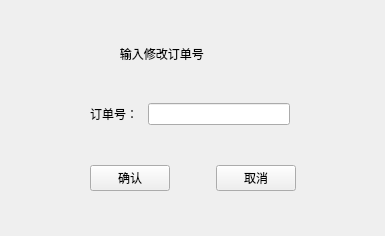
<?xml version="1.0" encoding="UTF-8"?>
<ui version="4.0">
 <class>storage_modify</class>
 <widget class="QWidget" name="storage_modify">
  <property name="geometry">
   <rect>
    <x>0</x>
    <y>0</y>
    <width>385</width>
    <height>236</height>
   </rect>
  </property>
  <property name="maximumSize">
   <size>
    <width>385</width>
    <height>236</height>
   </size>
  </property>
  <property name="windowTitle">
   <string>Form</string>
  </property>
  <layout class="QGridLayout" name="gridLayout">
   <item row="6" column="1">
    <spacer name="verticalSpacer">
     <property name="orientation">
      <enum>Qt::Vertical</enum>
     </property>
     <property name="sizeHint" stdset="0">
      <size>
       <width>20</width>
       <height>34</height>
      </size>
     </property>
    </spacer>
   </item>
   <item row="1" column="1" colspan="2">
    <widget class="QLabel" name="label">
     <property name="text">
      <string>         输入修改订单号</string>
     </property>
    </widget>
   </item>
   <item row="7" column="0">
    <spacer name="horizontalSpacer_3">
     <property name="orientation">
      <enum>Qt::Horizontal</enum>
     </property>
     <property name="sizeHint" stdset="0">
      <size>
       <width>73</width>
       <height>20</height>
      </size>
     </property>
    </spacer>
   </item>
   <item row="7" column="3">
    <spacer name="horizontalSpacer_2">
     <property name="orientation">
      <enum>Qt::Horizontal</enum>
     </property>
     <property name="sizeHint" stdset="0">
      <size>
       <width>72</width>
       <height>20</height>
      </size>
     </property>
    </spacer>
   </item>
   <item row="8" column="1" colspan="2">
    <spacer name="verticalSpacer_2">
     <property name="orientation">
      <enum>Qt::Vertical</enum>
     </property>
     <property name="sizeHint" stdset="0">
      <size>
       <width>20</width>
       <height>28</height>
      </size>
     </property>
    </spacer>
   </item>
   <item row="3" column="1">
    <layout class="QHBoxLayout" name="horizontalLayout">
     <item>
      <widget class="QLabel" name="label_2">
       <property name="text">
        <string>订单号： </string>
       </property>
      </widget>
     </item>
     <item>
      <widget class="QLineEdit" name="lineEdit"/>
     </item>
    </layout>
   </item>
   <item row="7" column="1" colspan="2">
    <layout class="QHBoxLayout" name="horizontalLayout_2">
     <item>
      <widget class="QPushButton" name="pushButton">
       <property name="text">
        <string>确认</string>
       </property>
      </widget>
     </item>
     <item>
      <spacer name="horizontalSpacer">
       <property name="orientation">
        <enum>Qt::Horizontal</enum>
       </property>
       <property name="sizeHint" stdset="0">
        <size>
         <width>40</width>
         <height>20</height>
        </size>
       </property>
      </spacer>
     </item>
     <item>
      <widget class="QPushButton" name="pushButton_2">
       <property name="text">
        <string>取消</string>
       </property>
      </widget>
     </item>
    </layout>
   </item>
   <item row="2" column="1">
    <spacer name="verticalSpacer_3">
     <property name="orientation">
      <enum>Qt::Vertical</enum>
     </property>
     <property name="sizeHint" stdset="0">
      <size>
       <width>20</width>
       <height>30</height>
      </size>
     </property>
    </spacer>
   </item>
   <item row="0" column="1">
    <spacer name="verticalSpacer_4">
     <property name="orientation">
      <enum>Qt::Vertical</enum>
     </property>
     <property name="sizeHint" stdset="0">
      <size>
       <width>20</width>
       <height>27</height>
      </size>
     </property>
    </spacer>
   </item>
  </layout>
 </widget>
 <resources/>
 <connections/>
</ui>
